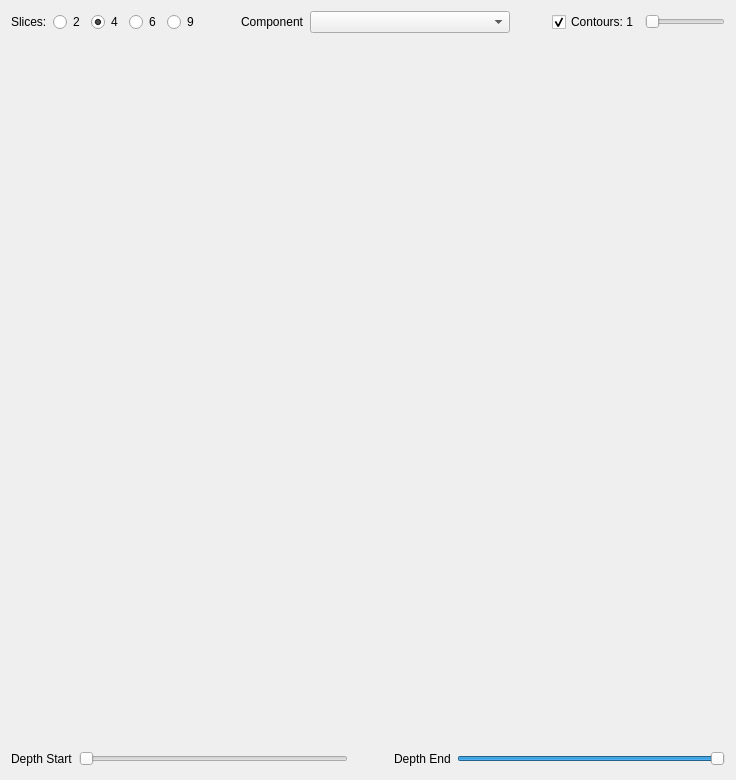
<?xml version="1.0" encoding="UTF-8"?>
<ui version="4.0">
 <class>SliceViewerWindow</class>
 <widget class="QWidget" name="SliceViewerWindow">
  <property name="geometry">
   <rect>
    <x>0</x>
    <y>0</y>
    <width>736</width>
    <height>780</height>
   </rect>
  </property>
  <property name="minimumSize">
   <size>
    <width>736</width>
    <height>0</height>
   </size>
  </property>
  <property name="windowTitle">
   <string>Slice Viewer</string>
  </property>
  <property name="windowIcon">
   <iconset>
    <normaloff>.:/icons/SliceView.png</normaloff>.:/icons/SliceView.png</iconset>
  </property>
  <layout class="QVBoxLayout" name="verticalLayout">
   <item>
    <layout class="QVBoxLayout" name="verticalLayout_2">
     <item>
      <layout class="QHBoxLayout" name="horizontalLayout">
       <item>
        <widget class="QLabel" name="label">
         <property name="text">
          <string>Slices:</string>
         </property>
        </widget>
       </item>
       <item>
        <widget class="QRadioButton" name="slice2">
         <property name="text">
          <string>2</string>
         </property>
        </widget>
       </item>
       <item>
        <widget class="QRadioButton" name="slice4">
         <property name="text">
          <string>4</string>
         </property>
         <property name="checked">
          <bool>true</bool>
         </property>
        </widget>
       </item>
       <item>
        <widget class="QRadioButton" name="slice6">
         <property name="text">
          <string>6</string>
         </property>
        </widget>
       </item>
       <item>
        <widget class="QRadioButton" name="slice9">
         <property name="text">
          <string>9</string>
         </property>
        </widget>
       </item>
       <item>
        <spacer name="horizontalSpacer_2">
         <property name="orientation">
          <enum>Qt::Horizontal</enum>
         </property>
         <property name="sizeType">
          <enum>QSizePolicy::Preferred</enum>
         </property>
         <property name="sizeHint" stdset="0">
          <size>
           <width>40</width>
           <height>20</height>
          </size>
         </property>
        </spacer>
       </item>
       <item>
        <widget class="QLabel" name="label_2">
         <property name="text">
          <string>Component</string>
         </property>
        </widget>
       </item>
       <item>
        <widget class="QComboBox" name="componentBox">
         <property name="minimumSize">
          <size>
           <width>200</width>
           <height>0</height>
          </size>
         </property>
        </widget>
       </item>
       <item>
        <spacer name="horizontalSpacer_3">
         <property name="orientation">
          <enum>Qt::Horizontal</enum>
         </property>
         <property name="sizeType">
          <enum>QSizePolicy::Preferred</enum>
         </property>
         <property name="sizeHint" stdset="0">
          <size>
           <width>40</width>
           <height>20</height>
          </size>
         </property>
        </spacer>
       </item>
       <item>
        <widget class="QCheckBox" name="contoursButton">
         <property name="text">
          <string>Contours: 1</string>
         </property>
         <property name="checked">
          <bool>true</bool>
         </property>
        </widget>
       </item>
       <item>
        <widget class="QSlider" name="contoursSlider">
         <property name="minimum">
          <number>1</number>
         </property>
         <property name="maximum">
          <number>20</number>
         </property>
         <property name="orientation">
          <enum>Qt::Horizontal</enum>
         </property>
        </widget>
       </item>
      </layout>
     </item>
    </layout>
   </item>
   <item>
    <widget class="QVTKWidget" name="qvtkWidget">
     <property name="sizePolicy">
      <sizepolicy hsizetype="Preferred" vsizetype="Expanding">
       <horstretch>0</horstretch>
       <verstretch>0</verstretch>
      </sizepolicy>
     </property>
    </widget>
   </item>
   <item>
    <layout class="QHBoxLayout" name="horizontalLayout_2">
     <item>
      <widget class="QLabel" name="label_3">
       <property name="text">
        <string>Depth Start</string>
       </property>
      </widget>
     </item>
     <item>
      <widget class="QSlider" name="startSlider">
       <property name="orientation">
        <enum>Qt::Horizontal</enum>
       </property>
      </widget>
     </item>
     <item>
      <spacer name="horizontalSpacer">
       <property name="orientation">
        <enum>Qt::Horizontal</enum>
       </property>
       <property name="sizeType">
        <enum>QSizePolicy::Preferred</enum>
       </property>
       <property name="sizeHint" stdset="0">
        <size>
         <width>40</width>
         <height>20</height>
        </size>
       </property>
      </spacer>
     </item>
     <item>
      <widget class="QLabel" name="label_4">
       <property name="text">
        <string>Depth End</string>
       </property>
      </widget>
     </item>
     <item>
      <widget class="QSlider" name="endSlider">
       <property name="value">
        <number>99</number>
       </property>
       <property name="orientation">
        <enum>Qt::Horizontal</enum>
       </property>
      </widget>
     </item>
    </layout>
   </item>
  </layout>
 </widget>
 <customwidgets>
  <customwidget>
   <class>QVTKWidget</class>
   <extends>QWidget</extends>
   <header>QVTKWidget.h</header>
  </customwidget>
 </customwidgets>
 <resources/>
 <connections/>
</ui>
